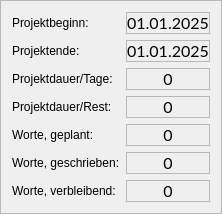
           <widget class="QFrame" name="frame_4">
            <property name="frameShape">
             <enum>QFrame::Shape::StyledPanel</enum>
            </property>
            <property name="frameShadow">
             <enum>QFrame::Shadow::Raised</enum>
            </property>
            <layout class="QFormLayout" name="formLayout_2">
             <item row="0" column="0">
              <widget class="QLabel" name="labelProjectStart">
               <property name="text">
                <string>Projektbeginn:</string>
               </property>
              </widget>
             </item>
             <item row="0" column="1">
              <widget class="QLabel" name="labelCountScenes_7">
               <property name="font">
                <font>
                 <family>Lato</family>
                 <pointsize>12</pointsize>
                 <bold>false</bold>
                 <stylestrategy>PreferAntialias</stylestrategy>
                 <kerning>true</kerning>
                </font>
               </property>
               <property name="frameShape">
                <enum>QFrame::Shape::StyledPanel</enum>
               </property>
               <property name="text">
                <string>01.01.2025</string>
               </property>
               <property name="alignment">
                <set>Qt::AlignmentFlag::AlignCenter</set>
               </property>
              </widget>
             </item>
             <item row="1" column="0">
              <widget class="QLabel" name="labelProjectEnd">
               <property name="text">
                <string>Projektende:</string>
               </property>
              </widget>
             </item>
             <item row="1" column="1">
              <widget class="QLabel" name="labelCountScenes_8">
               <property name="font">
                <font>
                 <family>Lato</family>
                 <pointsize>12</pointsize>
                 <bold>false</bold>
                 <stylestrategy>PreferAntialias</stylestrategy>
                 <kerning>true</kerning>
                </font>
               </property>
               <property name="frameShape">
                <enum>QFrame::Shape::StyledPanel</enum>
               </property>
               <property name="text">
                <string>01.01.2025</string>
               </property>
               <property name="alignment">
                <set>Qt::AlignmentFlag::AlignCenter</set>
               </property>
              </widget>
             </item>
             <item row="2" column="0">
              <widget class="QLabel" name="labelProjectDuration">
               <property name="text">
                <string>Projektdauer/Tage:</string>
               </property>
              </widget>
             </item>
             <item row="2" column="1">
              <widget class="QLabel" name="labelCountScenes_9">
               <property name="font">
                <font>
                 <family>Lato</family>
                 <pointsize>12</pointsize>
                 <bold>false</bold>
                 <stylestrategy>PreferAntialias</stylestrategy>
                 <kerning>true</kerning>
                </font>
               </property>
               <property name="frameShape">
                <enum>QFrame::Shape::StyledPanel</enum>
               </property>
               <property name="text">
                <string>0</string>
               </property>
               <property name="alignment">
                <set>Qt::AlignmentFlag::AlignCenter</set>
               </property>
              </widget>
             </item>
             <item row="3" column="0">
              <widget class="QLabel" name="labelProjectRestDays">
               <property name="text">
                <string>Projektdauer/Rest:</string>
               </property>
              </widget>
             </item>
             <item row="3" column="1">
              <widget class="QLabel" name="labelCountScenes_10">
               <property name="font">
                <font>
                 <family>Lato</family>
                 <pointsize>12</pointsize>
                 <bold>false</bold>
                 <stylestrategy>PreferAntialias</stylestrategy>
                 <kerning>true</kerning>
                </font>
               </property>
               <property name="frameShape">
                <enum>QFrame::Shape::StyledPanel</enum>
               </property>
               <property name="text">
                <string>0</string>
               </property>
               <property name="alignment">
                <set>Qt::AlignmentFlag::AlignCenter</set>
               </property>
              </widget>
             </item>
             <item row="4" column="0">
              <widget class="QLabel" name="labelProjectWordsPlanned">
               <property name="text">
                <string>Worte, geplant:</string>
               </property>
              </widget>
             </item>
             <item row="4" column="1">
              <widget class="QLabel" name="labelCountScenes_11">
               <property name="font">
                <font>
                 <family>Lato</family>
                 <pointsize>12</pointsize>
                 <bold>false</bold>
                 <stylestrategy>PreferAntialias</stylestrategy>
                 <kerning>true</kerning>
                </font>
               </property>
               <property name="frameShape">
                <enum>QFrame::Shape::StyledPanel</enum>
               </property>
               <property name="text">
                <string>0</string>
               </property>
               <property name="alignment">
                <set>Qt::AlignmentFlag::AlignCenter</set>
               </property>
              </widget>
             </item>
             <item row="5" column="0">
              <widget class="QLabel" name="labelProjectWordsWritten">
               <property name="text">
                <string>Worte, geschrieben:</string>
               </property>
              </widget>
             </item>
             <item row="5" column="1">
              <widget class="QLabel" name="labelCountScenes_12">
               <property name="font">
                <font>
                 <family>Lato</family>
                 <pointsize>12</pointsize>
                 <bold>false</bold>
                 <stylestrategy>PreferAntialias</stylestrategy>
                 <kerning>true</kerning>
                </font>
               </property>
               <property name="frameShape">
                <enum>QFrame::Shape::StyledPanel</enum>
               </property>
               <property name="text">
                <string>0</string>
               </property>
               <property name="alignment">
                <set>Qt::AlignmentFlag::AlignCenter</set>
               </property>
              </widget>
             </item>
             <item row="6" column="0">
              <widget class="QLabel" name="labelProjectWordsRest">
               <property name="text">
                <string>Worte, verbleibend:</string>
               </property>
              </widget>
             </item>
             <item row="6" column="1">
              <widget class="QLabel" name="labelCountScenes_13">
               <property name="font">
                <font>
                 <family>Lato</family>
                 <pointsize>12</pointsize>
                 <bold>false</bold>
                 <stylestrategy>PreferAntialias</stylestrategy>
                 <kerning>true</kerning>
                </font>
               </property>
               <property name="frameShape">
                <enum>QFrame::Shape::StyledPanel</enum>
               </property>
               <property name="text">
                <string>0</string>
               </property>
               <property name="alignment">
                <set>Qt::AlignmentFlag::AlignCenter</set>
               </property>
              </widget>
             </item>
            </layout>
           </widget>
